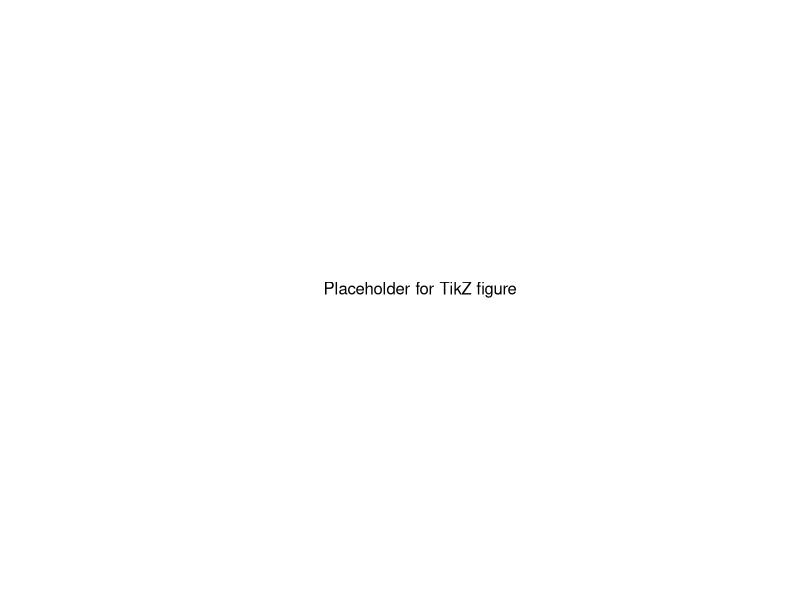

Recreate this plot in R.
## ---- chunk 1
#| label: fig-tikz_example
#| fig-cap: "Example of a figure created with `tikz`."
#| echo: false
# Placeholder for the tikz figure.
# In a real Quarto document, you could use the tikz-engine
# or include a pre-rendered SVG/PDF.
plot(1, type="n", xlab="", ylab="", axes=F)
text(1, 1, "Placeholder for TikZ figure")
